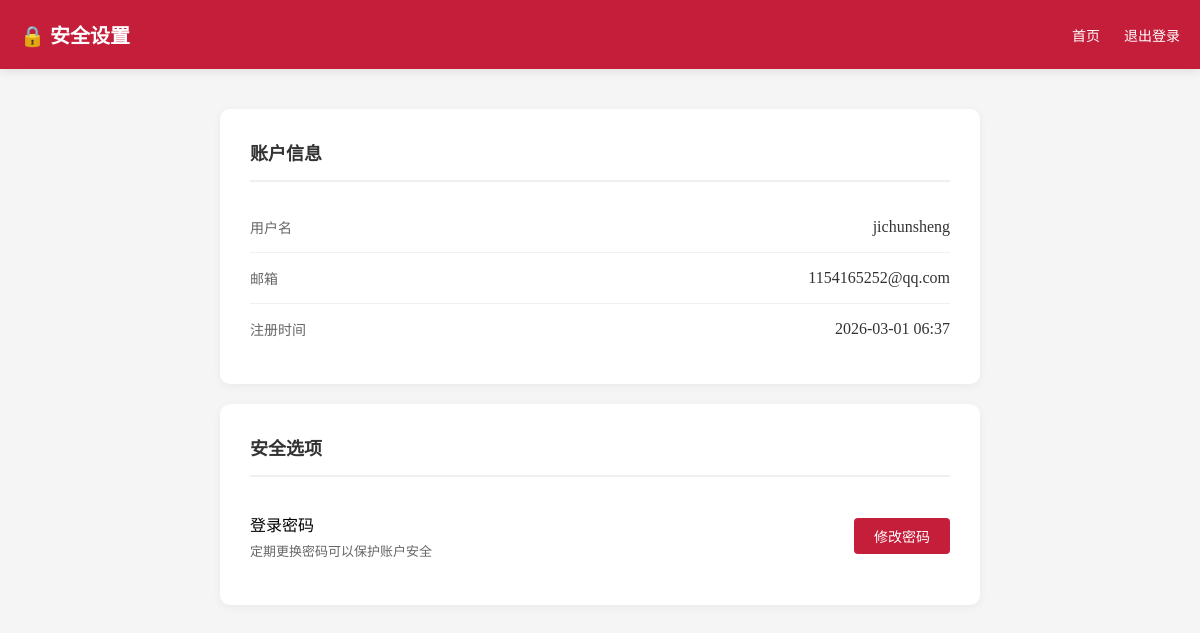
Screenshot of /auth/security/ (signed in) with the database file from the repository.
### users/models.py (models this page shows, shortened)
class CustomUser(AbstractUser):
    email = models.EmailField(unique=True, verbose_name='邮箱')
    phone = models.CharField(max_length=20, blank=True, verbose_name='手机号')
    created_at = models.DateTimeField(auto_now_add=True, verbose_name='创建时间')
    updated_at = models.DateTimeField(auto_now=True, verbose_name='更新时间')
    nickname = models.CharField(max_length=50, blank=True, verbose_name='昵称')
    avatar = models.ImageField(upload_to='avatars/', blank=True, verbose_name='头像')
    major = models.CharField(max_length=100, blank=True, verbose_name='专业')
    grade = models.CharField(max_length=20, blank=True, verbose_name='年级')
    bio = models.TextField(max_length=500, blank=True, verbose_name='个人简介')
    is_admin_user = models.BooleanField(default=False, verbose_name='管理员权限')
    class Meta:
        verbose_name = '用户'
        verbose_name_plural = '用户'

### users/views.py (the view)
# urls.py: path('security/', views.security_settings_view, name='security_settings'),
@login_required
def security_settings_view(request):
    return render(request, 'auth/security_settings.html', {
        'user': request.user
    })

### templates/auth/security_settings.html (shortened to what this page needs)
<!DOCTYPE html>
<html lang="zh-CN">
<head>
</head>
<body>
    <div class="header">
        <div class="header-content">
            <h1>🔒 安全设置</h1>
            <div class="nav-links">
                <a href="{% url 'home' %}">首页</a>
                <a href="{% url 'users:logout' %}">退出登录</a>
            </div>
        </div>
    </div>
    <div class="container">
        <div class="card">
            <h2>账户信息</h2>
            <div class="info-item">
                <span class="info-label">用户名</span>
                <span class="info-value">{{ user.username }}</span>
            </div>
            <div class="info-item">
                <span class="info-label">邮箱</span>
                <span class="info-value">{{ user.email|default:"未设置" }}</span>
            </div>
            <div class="info-item">
                <span class="info-label">注册时间</span>
                <span class="info-value">{{ user.created_at|date:"Y-m-d H:i" }}</span>
            </div>
        </div>
        <div class="card">
            <h2>安全选项</h2>
            <div class="info-item">
                <div>
                    <div style="font-weight: 500; margin-bottom: 5px;">登录密码</div>
                    <div style="font-size: 13px; color: #666;">定期更换密码可以保护账户安全</div>
                </div>
                <a href="{% url 'users:password_change' %}" class="btn">修改密码</a>
            </div>
        </div>
    </div>
</body>
</html>

### templates/auth/security_settings.html (style rules this page uses)
* { margin: 0; padding: 0; box-sizing: border-box; }
body { font-family: "Georgia", "Times New Roman", "Times", "Songti SC", "STSong", "华文宋体", "宋体", serif; background: #f5f5f5; min-height: 100vh; }
.header { background: #c41e3a; color: white; padding: 20px 0; box-shadow: 0 2px 10px rgba(0,0,0,0.1); }
.header-content { max-width: 1200px; margin: 0 auto; padding: 0 20px; display: flex; justify-content: space-between; align-items: center; }
.header h1 { font-size: 20px; }
.nav-links a { color: white; text-decoration: none; margin-left: 20px; font-size: 14px; }
.container { max-width: 800px; margin: 40px auto; padding: 0 20px; }
.card { background: white; border-radius: 10px; padding: 30px; margin-bottom: 20px; box-shadow: 0 2px 10px rgba(0,0,0,0.05); }
.card h2 { color: #333; font-size: 18px; margin-bottom: 20px; padding-bottom: 15px; border-bottom: 2px solid #f0f0f0; }
.info-item { display: flex; justify-content: space-between; align-items: center; padding: 15px 0; border-bottom: 1px solid #f0f0f0; }
.info-item:last-child { border-bottom: none; }
.info-label { color: #666; font-size: 14px; }
.info-value { color: #333; font-weight: 500; }
.btn { padding: 8px 20px; background: #c41e3a; color: white; border: none; border-radius: 4px; cursor: pointer; text-decoration: none; font-size: 14px; transition: background 0.3s; }

### rows the page displays
CustomUser: username "jichunsheng", email "1154165252@qq.com", created_at "2026-03-01 06:37"
